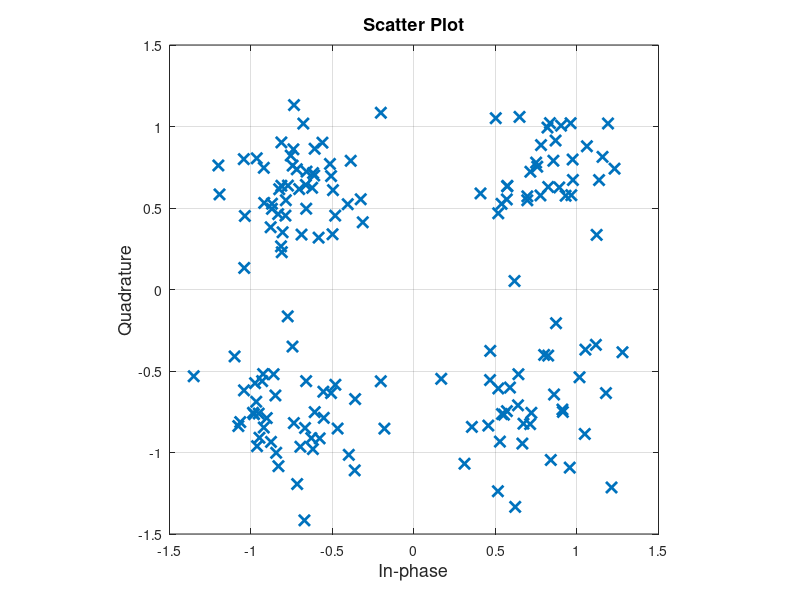

MATLAB code to generate this figure:
% Chapter 3 Code Snippets

%% Scatter plot example 2or QPSK or BPSK
N = 160; %number of symbols
M = 4; %4=QPSK or 2=BPSK
if(M==2)
   a = (2*round(rand(1,N))-1); %noiseless I
elseif(M==4)
   a = (2*round(rand(1,N))-1) ... %noiseless I
       + 1j*(2*round(rand(1,N))-1); %and add Q
   a = a/sqrt(2); %unit length QPSK symbols
end
EbperN0dB = 6;
EbperN0 = 10^(EbperN0dB/10);
varw = (EbperN0*log2(M))^(-1)/2; %per channel sample var
w = sqrt(varw)*(randn(1,N) + 1j*randn(1,N));
y = a + w; %add noise
% make scatter plot
figure;
plot(real(y),imag(y),'x','MarkerSize',8,'LineWidth',2);
title('Scatter Plot','fontsize',13)
xlabel('In-phase','fontsize',13);
ylabel('Quadrature','fontsize',13);
axis([-1.5 1.5 -1.5 1.5]);axis square% set axes extents
grid % draw grid lines


%% Table 3.2
str='abc';
str_dec=double(str)
str_bin=dec2bin(str_dec,8)
bits=reshape(str_bin.',1,8*length(str))
